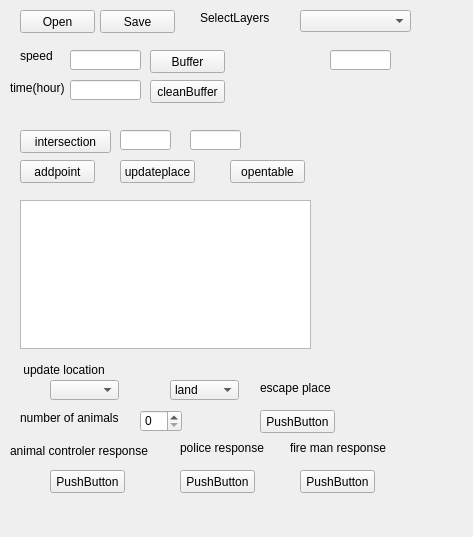
<?xml version="1.0" encoding="UTF-8"?>
<ui version="4.0">
 <class>escapersDockWidgetBase</class>
 <widget class="QDockWidget" name="escapersDockWidgetBase">
  <property name="geometry">
   <rect>
    <x>0</x>
    <y>0</y>
    <width>473</width>
    <height>537</height>
   </rect>
  </property>
  <property name="windowTitle">
   <string>escapers</string>
  </property>
  <widget class="QWidget" name="dockWidgetContents">
   <widget class="QComboBox" name="comboBox">
    <property name="geometry">
     <rect>
      <x>170</x>
      <y>380</y>
      <width>69</width>
      <height>20</height>
     </rect>
    </property>
    <item>
     <property name="text">
      <string>land</string>
     </property>
    </item>
    <item>
     <property name="text">
      <string>tree</string>
     </property>
    </item>
    <item>
     <property name="text">
      <string>water</string>
     </property>
    </item>
   </widget>
   <widget class="QComboBox" name="comboBox_2">
    <property name="geometry">
     <rect>
      <x>50</x>
      <y>380</y>
      <width>69</width>
      <height>20</height>
     </rect>
    </property>
   </widget>
   <widget class="QPushButton" name="pushButton">
    <property name="geometry">
     <rect>
      <x>50</x>
      <y>470</y>
      <width>75</width>
      <height>23</height>
     </rect>
    </property>
    <property name="text">
     <string>PushButton</string>
    </property>
   </widget>
   <widget class="QSpinBox" name="spinBox">
    <property name="geometry">
     <rect>
      <x>140</x>
      <y>410</y>
      <width>42</width>
      <height>22</height>
     </rect>
    </property>
   </widget>
   <widget class="QPushButton" name="cleanButton">
    <property name="geometry">
     <rect>
      <x>150</x>
      <y>80</y>
      <width>75</width>
      <height>23</height>
     </rect>
    </property>
    <property name="text">
     <string>cleanBuffer</string>
    </property>
   </widget>
   <widget class="QPushButton" name="pushButton_3">
    <property name="geometry">
     <rect>
      <x>260</x>
      <y>410</y>
      <width>75</width>
      <height>23</height>
     </rect>
    </property>
    <property name="text">
     <string>PushButton</string>
    </property>
   </widget>
   <widget class="QLabel" name="label">
    <property name="geometry">
     <rect>
      <x>20</x>
      <y>410</y>
      <width>141</width>
      <height>16</height>
     </rect>
    </property>
    <property name="text">
     <string>number of animals</string>
    </property>
   </widget>
   <widget class="QLabel" name="label_2">
    <property name="geometry">
     <rect>
      <x>20</x>
      <y>360</y>
      <width>111</width>
      <height>20</height>
     </rect>
    </property>
    <property name="text">
     <string> update location</string>
    </property>
   </widget>
   <widget class="QLabel" name="label_3">
    <property name="geometry">
     <rect>
      <x>260</x>
      <y>380</y>
      <width>111</width>
      <height>16</height>
     </rect>
    </property>
    <property name="text">
     <string>escape place</string>
    </property>
   </widget>
   <widget class="QPushButton" name="pushButton_4">
    <property name="geometry">
     <rect>
      <x>180</x>
      <y>470</y>
      <width>75</width>
      <height>23</height>
     </rect>
    </property>
    <property name="text">
     <string>PushButton</string>
    </property>
   </widget>
   <widget class="QLabel" name="label_4">
    <property name="geometry">
     <rect>
      <x>180</x>
      <y>440</y>
      <width>91</width>
      <height>16</height>
     </rect>
    </property>
    <property name="text">
     <string>police response</string>
    </property>
   </widget>
   <widget class="QLabel" name="label_5">
    <property name="geometry">
     <rect>
      <x>10</x>
      <y>430</y>
      <width>171</width>
      <height>41</height>
     </rect>
    </property>
    <property name="text">
     <string>animal controler response</string>
    </property>
   </widget>
   <widget class="QPushButton" name="pushButton_5">
    <property name="geometry">
     <rect>
      <x>300</x>
      <y>470</y>
      <width>75</width>
      <height>23</height>
     </rect>
    </property>
    <property name="text">
     <string>PushButton</string>
    </property>
   </widget>
   <widget class="QLabel" name="label_6">
    <property name="geometry">
     <rect>
      <x>290</x>
      <y>440</y>
      <width>131</width>
      <height>16</height>
     </rect>
    </property>
    <property name="text">
     <string>fire man response</string>
    </property>
   </widget>
   <widget class="QPushButton" name="OpenScenarioButton">
    <property name="geometry">
     <rect>
      <x>20</x>
      <y>10</y>
      <width>75</width>
      <height>23</height>
     </rect>
    </property>
    <property name="text">
     <string>Open</string>
    </property>
   </widget>
   <widget class="QPushButton" name="SaveScenarioButton">
    <property name="geometry">
     <rect>
      <x>100</x>
      <y>10</y>
      <width>75</width>
      <height>23</height>
     </rect>
    </property>
    <property name="text">
     <string>Save</string>
    </property>
   </widget>
   <widget class="QComboBox" name="selectLayerCombo">
    <property name="geometry">
     <rect>
      <x>300</x>
      <y>10</y>
      <width>111</width>
      <height>22</height>
     </rect>
    </property>
   </widget>
   <widget class="QLabel" name="SelectLayers">
    <property name="geometry">
     <rect>
      <x>200</x>
      <y>10</y>
      <width>91</width>
      <height>16</height>
     </rect>
    </property>
    <property name="text">
     <string>SelectLayers</string>
    </property>
   </widget>
   <widget class="QPushButton" name="bufferButton">
    <property name="geometry">
     <rect>
      <x>150</x>
      <y>50</y>
      <width>75</width>
      <height>23</height>
     </rect>
    </property>
    <property name="text">
     <string>Buffer</string>
    </property>
   </widget>
   <widget class="QLineEdit" name="bufferCutoffEdit">
    <property name="geometry">
     <rect>
      <x>330</x>
      <y>50</y>
      <width>61</width>
      <height>20</height>
     </rect>
    </property>
   </widget>
   <widget class="QPushButton" name="addpointbutton">
    <property name="geometry">
     <rect>
      <x>20</x>
      <y>160</y>
      <width>75</width>
      <height>23</height>
     </rect>
    </property>
    <property name="text">
     <string>addpoint</string>
    </property>
   </widget>
   <widget class="QPushButton" name="intersectionbutton">
    <property name="geometry">
     <rect>
      <x>20</x>
      <y>130</y>
      <width>91</width>
      <height>23</height>
     </rect>
    </property>
    <property name="text">
     <string>intersection</string>
    </property>
   </widget>
   <widget class="QLineEdit" name="layer1Edit">
    <property name="geometry">
     <rect>
      <x>120</x>
      <y>130</y>
      <width>51</width>
      <height>20</height>
     </rect>
    </property>
   </widget>
   <widget class="QLineEdit" name="layer2Edit">
    <property name="geometry">
     <rect>
      <x>190</x>
      <y>130</y>
      <width>51</width>
      <height>20</height>
     </rect>
    </property>
   </widget>
   <widget class="QLineEdit" name="timeEdit">
    <property name="geometry">
     <rect>
      <x>70</x>
      <y>80</y>
      <width>71</width>
      <height>20</height>
     </rect>
    </property>
   </widget>
   <widget class="QLabel" name="label_8">
    <property name="geometry">
     <rect>
      <x>10</x>
      <y>80</y>
      <width>61</width>
      <height>16</height>
     </rect>
    </property>
    <property name="text">
     <string>time(hour)</string>
    </property>
   </widget>
   <widget class="QLabel" name="label_9">
    <property name="geometry">
     <rect>
      <x>20</x>
      <y>50</y>
      <width>54</width>
      <height>12</height>
     </rect>
    </property>
    <property name="text">
     <string>speed</string>
    </property>
   </widget>
   <widget class="QLineEdit" name="speedEdit">
    <property name="geometry">
     <rect>
      <x>70</x>
      <y>50</y>
      <width>71</width>
      <height>20</height>
     </rect>
    </property>
   </widget>
   <widget class="QPushButton" name="updatePlaceButton">
    <property name="geometry">
     <rect>
      <x>120</x>
      <y>160</y>
      <width>75</width>
      <height>23</height>
     </rect>
    </property>
    <property name="text">
     <string>updateplace</string>
    </property>
   </widget>
   <widget class="QPushButton" name="openTable">
    <property name="geometry">
     <rect>
      <x>230</x>
      <y>160</y>
      <width>75</width>
      <height>23</height>
     </rect>
    </property>
    <property name="text">
     <string>opentable</string>
    </property>
   </widget>
   <widget class="QTableWidget" name="statisticsTable">
    <property name="geometry">
     <rect>
      <x>20</x>
      <y>200</y>
      <width>291</width>
      <height>149</height>
     </rect>
    </property>
   </widget>
  </widget>
 </widget>
 <resources/>
 <connections/>
</ui>
